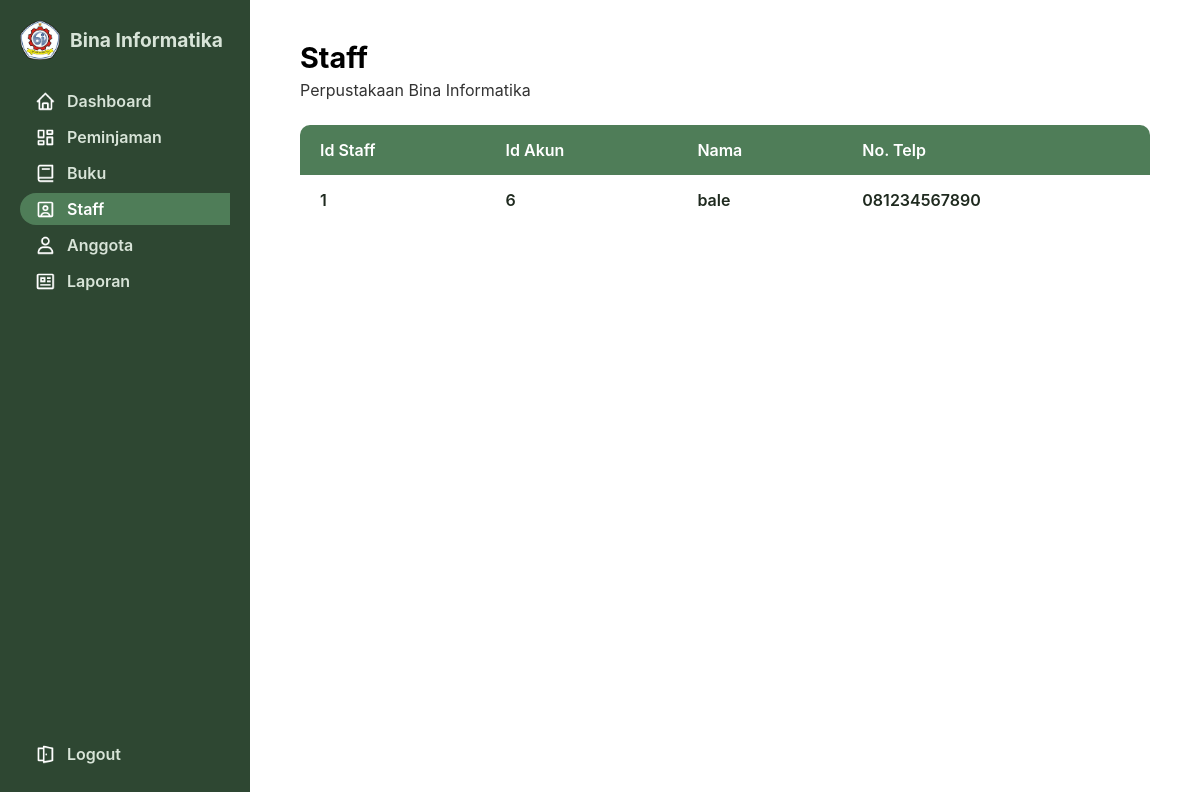
The page /perpustakaan-BI-Pemweb/index5-admin.php on the database its author committed.
### tables this page shows
CREATE TABLE `staff` (
  `id_staff` int(11) NOT NULL,
  `id_akun` int(11) NOT NULL,
  `nama` varchar(100) NOT NULL,
  `no_telepon` varchar(20) NOT NULL
);

### perpustakaan-BI-Pemweb/index5-admin.php (the view, shortened to what this page needs)
<?php
include 'konek.php';
$sql = "SELECT id_staff, id_akun, nama, no_telepon FROM staff ORDER BY id_staff ASC";
$result = $conn->query($sql);
?>
<!DOCTYPE html>
<html lang="id">
<head>
  <link rel="stylesheet" href="css/staff.css" />
</head>
<body>
  <div class="dashboard">
    <nav class="sidebar">
      <div class="logo">
        <img src="css/bina-informatika.png" alt="Logo Bina Informatika" />
        <span>Bina Informatika</span>
      </div>
      <div class="menu">
        <a href="index2-admin.php" class="">
          <img src="css/home putih.png" alt="Dashboard" class="menu-icon" />
          Dashboard
        </a>
        <a href="index3-admin.php" class="">
          <img src="css/dashboard putih.png" alt="Peminjaman" class="menu-icon" />
          Peminjaman
        </a>
        <a href="index4-admin.php" class="">
          <img src="css/buku putih.png" alt="Buku" class="menu-icon" />
          Buku
        </a>
        <a href="index5-admin.php" class="active">
          <img src="css/staff putih.png" alt="Staff" class="menu-icon" />
          Staff
        </a>
        <a href="index6-admin.php" class="">
          <img src="css/user putih.png" alt="Anggota" class="menu-icon" />
          Anggota
        </a>
        <a href="index7-admin.php" class="">
          <img src="css/laporan putih.png" alt="Laporan" class="menu-icon" />
          Laporan
        </a>
      </div>
      <div class="logout">
        <a href="index.php">
          <img src="css/pintu.png" alt="Logout" class="menu-icon" />
          Logout
        </a>
      </div>
    </nav>
    <main class="content">
      <h1>Staff</h1>
      <p class="subtitle">Perpustakaan Bina Informatika</p>
      <table class="staff-table">
        <thead>
          <tr>
            <th>Id Staff</th>
            <th>Id Akun</th>
            <th>Nama</th>
            <th>No. Telp</th>
          </tr>
        </thead>
        <tbody>
          <?php if ($result && $result->num_rows > 0): ?>
            <?php while ($row = $result->fetch_assoc()): ?>
              <tr>
                <td><?= htmlspecialchars($row['id_staff']) ?></td>
                <td><?= htmlspecialchars($row['id_akun']) ?></td>
                <td><?= htmlspecialchars($row['nama']) ?></td>
                <td><?= htmlspecialchars($row['no_telepon']) ?></td>
              </tr>
            <?php endwhile; ?>
          <?php else: ?>
            <tr>
              <td colspan="4" style="text-align:center;">Tidak ada data staff.</td>
            </tr>
          <?php endif; ?>
        </tbody>
      </table>
    </main>
  </div>
</body>
</html>

### perpustakaan-BI-Pemweb/css/staff.css (style rules this page uses)
* { box-sizing: border-box; margin: 0; padding: 0; }
body { font-family: 'Inter', sans-serif; background-color: #fff; color: #1f2a1f; height: 100vh; }
.dashboard { display: flex; height: 100vh; overflow: hidden; }
.sidebar { width: 250px; background-color: #2e4732; color: #d8e4d8; display: flex; flex-direction: column; justify-content: flex-start; padding: 20px 20px 30px 20px; border-radius: 0 !important; height: 100vh; }
.logo { display: flex; align-items: center; gap: 10px; margin-bottom: 25px; }
.logo img { width: 40px; height: 40px; }
.logo span { font-weight: 700; font-size: 1.2rem; color: #d8e4d8; }
.menu a { display: flex; align-items: center; gap: 12px; color: #d8e4d8; text-decoration: none; font-weight: 600; font-size: 1rem; padding: 6px 15px; border-radius: 50px 0 0 50px; margin-bottom: 4px; transition: background-color 0.3s ease, color 0.3s ease; }
.menu a:hover, .menu a.active { background-color: #4f7d58; color: #fff; }
.logout { margin-top: auto; }
.logout a { display: flex; align-items: center; gap: 12px; color: #d8e4d8; text-decoration: none; font-weight: 600; font-size: 1rem; padding: 6px 15px; border-radius: 50px 0 0 50px; margin-bottom: 0; margin-top: 400px; transition: background-color 0.3s ease, color 0.3s ease; }
.menu a img.menu-icon, .logout a img.menu-icon { width: 20px; height: 20px; object-fit: contain; }
.content { flex: 1; padding: 40px 50px; background: #fff; }
.content h1 { font-weight: 700; margin-bottom: 5px; font-size: 1.8rem; color: #000; }
.content p.subtitle { margin-top: 0; margin-bottom: 25px; font-weight: 400; font-size: 1rem; color: #333; }
table.staff-table { width: 100%; border-collapse: separate; border-spacing: 0; border-radius: 10px; overflow: hidden; }
table.staff-table thead tr { background-color: #4f7d58; color: #fff; }
table.staff-table th, table.staff-table td { padding: 15px 20px; font-weight: 600; text-align: left; }

### rows shown on the page
staff: id_staff "1", id_akun "6", nama "bale", no_telepon "081234567890"
